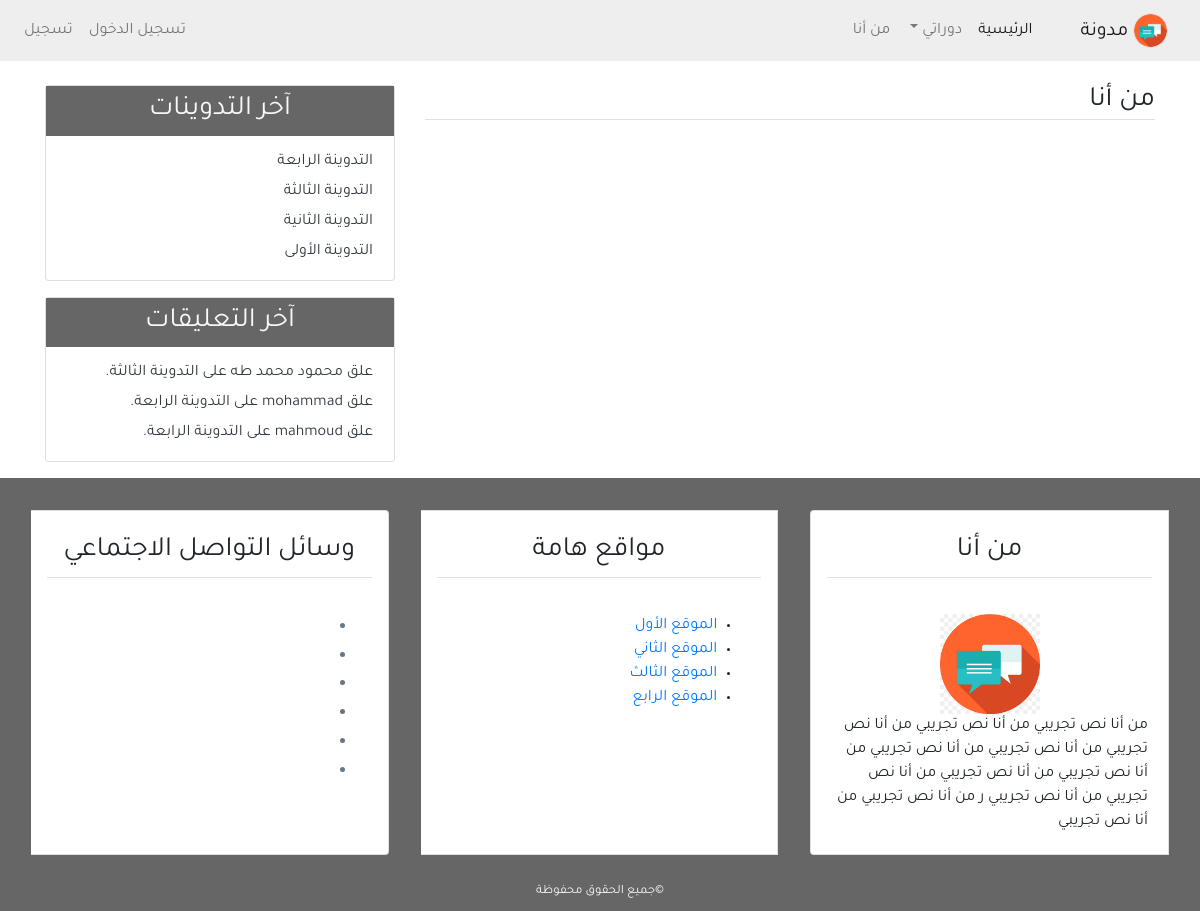
Page /about/ on the earlier database version.
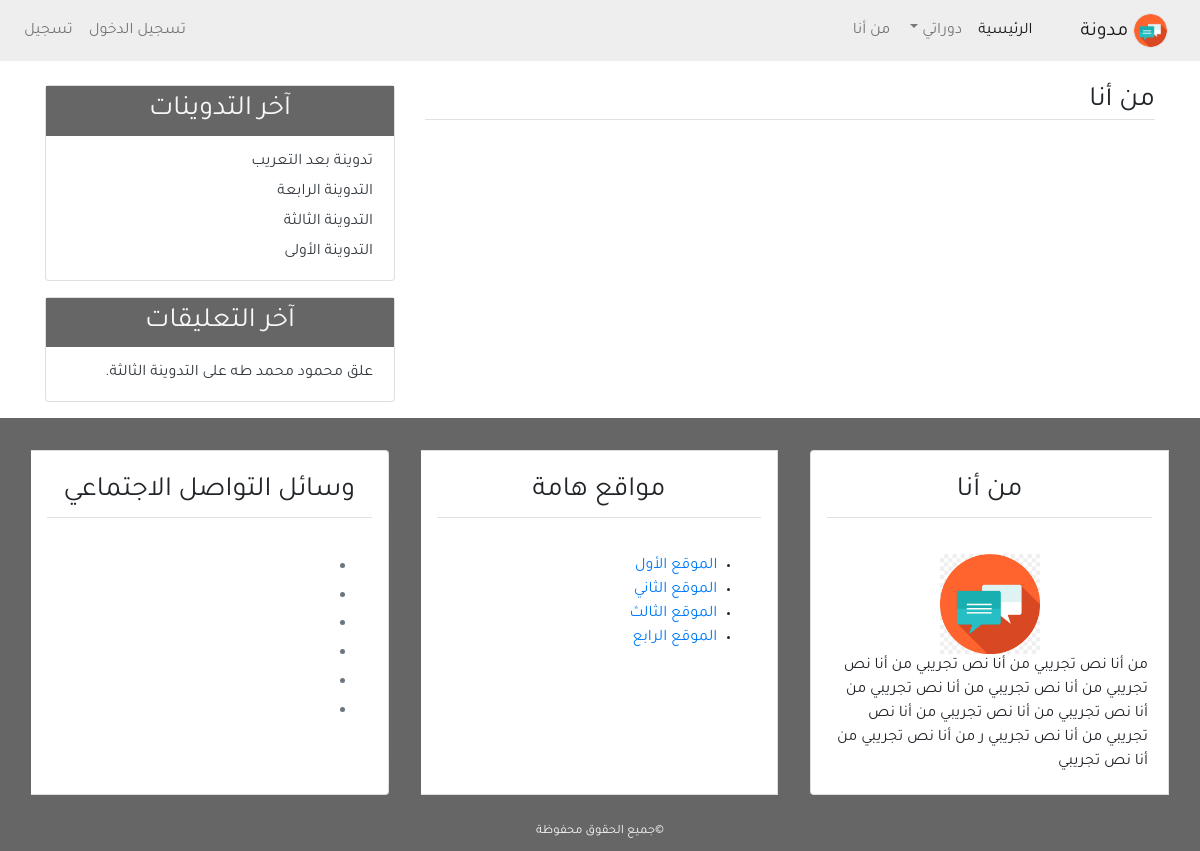
Same page on the later database version.
### blog/models.py (models this page shows, shortened)
class Post(models.Model):
    title = models.CharField(max_length=100)
    content = models.TextField()
    post_date = models.DateTimeField(default=timezone.now)
    post_updated = models.DateTimeField(auto_now=True)
    author = models.ForeignKey(User, on_delete=models.CASCADE, related_name='author')
    def __str__(self):
        return self.title
    class Meta:
        ordering = ('-post_date',)
        verbose_name = ("Post")
        verbose_name_plural = ("Posts")

class Comment(models.Model):
    name = models.CharField(max_length=50, verbose_name="الاسم")
    email = models.EmailField(verbose_name='البريد الالكتروني')
    body = models.TextField(verbose_name='التعليق')
    comment_date = models.DateTimeField(auto_now_add=True)
    active = models.BooleanField(default=False)
    post = models.ForeignKey(Post, on_delete=models.CASCADE, related_name="comments")
    class Meta:
        ordering = ('-comment_date',)
        verbose_name = ("Comment")
        verbose_name_plural = ("Comments")
    def __str__(self):
        return 'علق {} على {}.' .format(self.name, self.post)

### blog/views.py (the view)
# urls.py: path('about/',views.about, name='about'),
def about(request):
    context = {
        'title': 'من أنا',
    }
    return render(request, 'blog/about.html', context)

### blog/templatetags/post_tag.py (called while the page is built)
@register.inclusion_tag('blog/latest_posts.html')
def latest_posts():
    l_posts = Post.objects.all()[0:5]
    context = {
        'l_posts': l_posts,
    }
    return context

@register.inclusion_tag('blog/latest_comments.html')
def latest_comments():
    l_comments = Comment.objects.filter(active=True)[0:5]
    context = {
        'l_comments': l_comments,
    }
    return context

### blog/templates/blog/about.html
{% extends 'blog/base.html' %}
{% load static %}
{% block content %}
<h3 class="border-bottom">من أنا</h3>
{% endblock content %}

### blog/templates/blog/latest_posts.html
<ul class="list-group-flush latest-post">
    {% for post in l_posts %}
        <a href="{% url 'blog:detail' post.id %}" class="text-dark">
            <li class="list-group-item latest-post-item">
                {{ post.title }}</li>
        </a>
    {% endfor %}
</ul>

### blog/templates/blog/latest_comments.html
<ul class="list-group-flush latest-comment">
    {% for comment in l_comments %}
        <a href="{% url 'blog:detail' comment.post.id %}" class="text-dark">
            <li class="list-group-item latest-comment-item">
                {{ comment }}</li>
        </a>
        {% empty %}
        <li class="list-group-item latest-comment-item">لا يوجد تعليقات</li>
    {% endfor %}
</ul>

Differences in the rows shown:
removed Post: title "التدوينة الثانية"
removed Comment: name+post "علق mohammad على التدوينة الرابعة."
removed Comment: name+post "علق mahmoud على التدوينة الرابعة."
added Post: title "تدوينة بعد التعريب"
